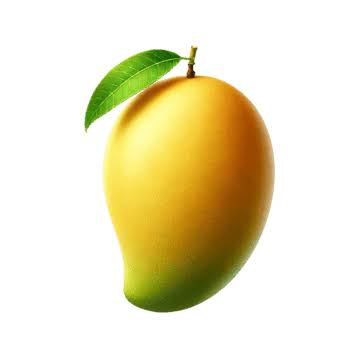
#> input picture Pre_Lab/mango.jpg, 360 x 360 px
$ python Second5.py
#> lines starting #> are read from the running program, lines starting #| are printed output that depends on the picture
import cv2
import numpy as np
from scipy.cluster.hierarchy import weighted

img1=cv2.imread("mango.jpg")
#> img1 is the input picture: shape (360, 360, 3); mean B, G, R 197.4, 228.3, 235.7
img2=cv2.imread("tomato1.jpg")
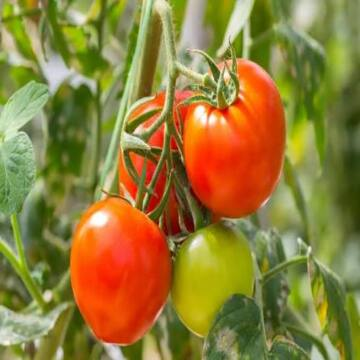
#> input picture Pre_Lab/tomato1.jpg, 360 x 360 px
#> img2 is the input picture: shape (360, 360, 3); mean B, G, R 57.8, 124.9, 145.8
sub=cv2.subtract(img1,img2)
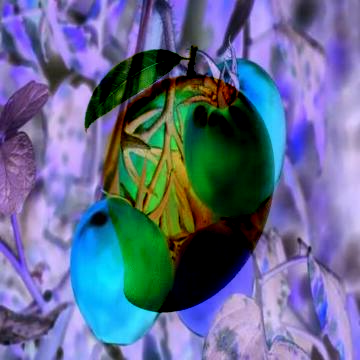
#> sub: shape (360, 360, 3); mean B, G, R 144.3, 107.2, 97.1
cv2.imshow("CS25D010",sub)
if cv2.waitKey(0) & 0xff == 27:
#> (key Esc is pressed here)
    cv2.destroyAllWindows()
